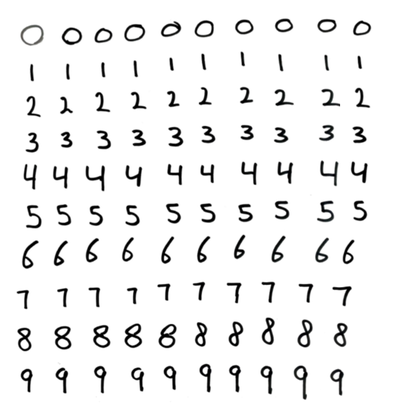
%> input picture handwritten_digits3.png, 394 x 420 px, shrunk from 643 x 685 before the run
$ octave live_testing.m   (GNU Octave 9; MATLAB toolbox functions it lacks are replaced by stand-ins)
%> lines starting %> are read from the running program, lines starting %| are printed output that depends on the picture; in (x1, y1, x2, y2) boxes, pixels count from 0 and x2, y2 are one past the last pixel; in counts of white or black regions, pixels touching at a corner belong together; the program's own positions count from 1
### segment_digits.m
function a = segment_digits

I = imread('handwritten_digits3.png'); % Read in image
%> I is the input picture: size 420x394x3 uint8; mean R, G, B 238.8, 238.9, 238.9
I = rgb2gray(I);                        % convert image to grayscale
%> I: size 420x394 uint8
binaryImage = imbinarize(I,0.9);        % Convert to binary image
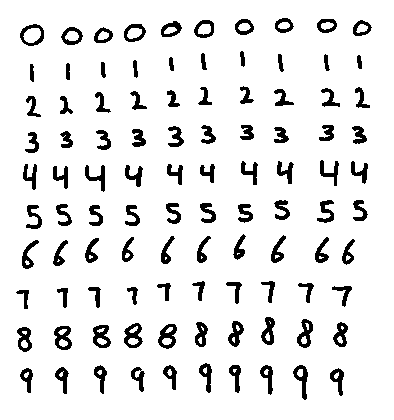
%> binaryImage: size 420x394 logical; 90.6% white; 100 black regions, largest, box (x1, y1, x2, y2) and area: (124, 323, 143, 348) 259, (158, 324, 177, 349) 259, (54, 326, 72, 350) 253
figure(1); imshow(binaryImage);

whiteRows = sum(binaryImage,2) == size(binaryImage,2); % Vector that is 1 for each row that has only white pixels
%> whiteRows = 420 logical values, 106 true
rowIndices = find(diff(whiteRows)~=0);  % Find the indices where the rows transition from nonwhite to white
%> rowIndices = 20 values from 18 to 400
%> the run ends on the next line
a = prdataset; % Empty prdataset

% Loop through the rowIndices, indicating the start and end of row of each
% row box
for i=1:2:length(rowIndices)
    row = binaryImage(rowIndices(i):rowIndices(i+1),:);  % Create a new image which is one row

    whiteColumns = sum(row,1) == size(row,1); % Find columns that are all white
    columnIndices = find(diff(whiteColumns)~=0); % Find the indices of the transition columns

    % The below code is a not very pretty way to check if there is at
    % least 15 consecutive white rows for every index. This is to prevent
    % that when there is a small space in a number, it segments the number
    % into two numbers. It works for the current image.
    n = 15; % Number of consecutive white rows required
    finalColumnIndices = [];
    previous = true;
    for j=1:length(columnIndices)
        index = columnIndices(j);
        hasNWhiteColumns = true;
        if previous == false
            previous = true;
            hasNWhiteColumns = false;
        elseif whiteColumns(index) == 0 % The current column is black, meaning it is switchint to white
            % Check here if at least the following n columns are also white
            for h=1:n
                if whiteColumns(index + h) == 0
                    hasNWhiteColumns = false;
                    previous = false;
                end
            end
        end

        if hasNWhiteColumns == true
            finalColumnIndices = [finalColumnIndices index];
        end
    end

    columnIndices = finalColumnIndices;

    % Loop through the columnIndices, to find each separate image
    for j=1:2:length(columnIndices)
        image = double(~row(:,columnIndices(j):columnIndices(j+1))); % Create image
        image = im_box(image,0); % Remove empty (black) rows around image)
        image = im_box(image,0,1); % Make image square
        image = im_resize(image,[28 28]); % Resize image
        image = im_box(image,1,0); % Put bounding box around image

        a = [a; im2obj(image)]; % Store image in prdataset
    end
end

labels = char(ones(10,1)*'digit_0');
labels = [labels; char(ones(10,1)*'digit_1')];
labels = [labels; char(ones(10,1)*'digit_2')];
labels = [labels; char(ones(10,1)*'digit_3')];
labels = [labels; char(ones(10,1)*'digit_4')];
labels = [labels; char(ones(10,1)*'digit_5')];
labels = [labels; char(ones(10,1)*'digit_6')];
labels = [labels; char(ones(10,1)*'digit_7')];
labels = [labels; char(ones(10,1)*'digit_8')];
labels = [labels; char(ones(10,1)*'digit_9')];

a = setlabels(a,labels);
figure(2); show(a);

### live_testing.m
% clear all;
% setup;
% load('classifier.mat');
a = segment_digits; % Reads in handwritten_digits2.png and segments the numbers and does

$ run again, with handwritten_digits2.png copied over handwritten_digits3.png
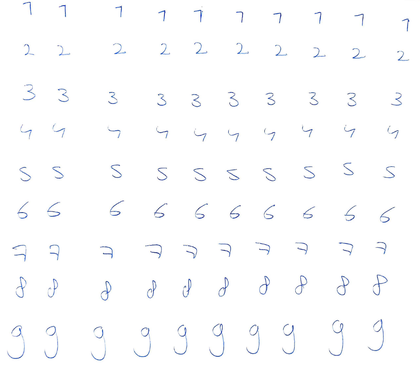
%> input picture handwritten_digits2.png, 420 x 380 px, shrunk from 1098 x 994 before the run
%> in segment_digits, I is the input picture: size 380x420x3 uint8; mean R, G, B 251.9, 252.4, 253.3
%> I: size 380x420 uint8
%> in segment_digits, `binaryImage = imbinarize(I,0.9);`:
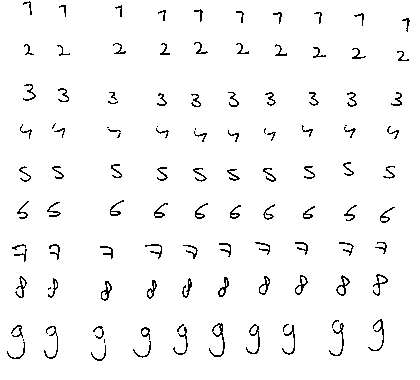
%> binaryImage: size 380x420 logical; 96.8% white; black in thin lines or dots
%> whiteRows = 380 logical values, 156 true
%> rowIndices = 18 values from 1 to 361

$ run again, with handwritten_digits.png copied over handwritten_digits3.png
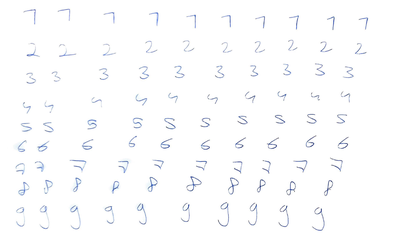
%> input picture handwritten_digits.png, 420 x 241 px, shrunk from 1666 x 954 before the run
%> in segment_digits, I is the input picture: size 241x420x3 uint8; mean R, G, B 251.8, 252.2, 253.1
%> I: size 241x420 uint8
%> in segment_digits, `binaryImage = imbinarize(I,0.9);`:
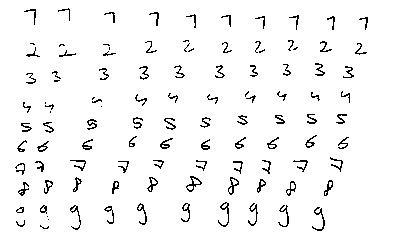
%> binaryImage: size 241x420 logical; 96.1% white; black in thin lines or dots, all inside (x1, y1, x2, y2) = (15, 8, 368, 231)
%> whiteRows = 241 logical values, 56 true
%> rowIndices = 18 values from 8 to 231
